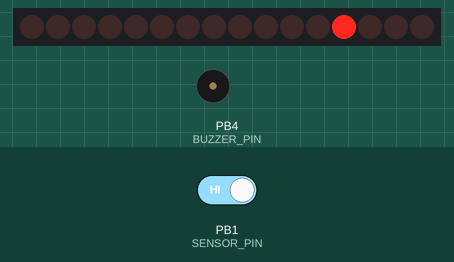
Bench run of a sketch on a simulated ATtiny85, built with avr-gcc and run on an emulated ATtiny85. Shown: 16 shift-register outputs drawn as a row of LEDs (first output left, lit = HIGH), buzzer (waves = sounding, pin HIGH). Wiring (inferred from the names in the program): 2 × shift register (74HC595): data PB0; shift clock PB2; latch PB3. Wiring (inferred from the signals the program sends): row of LEDs: on Q0, Q1, Q2, Q3, Q4, Q5, Q6, Q7, Q8, Q9, Q10, Q11, Q12, Q13, Q14, Q15. Inputs (shaded band) come from the test bench; at power-on: PB1 (SENSOR_PIN) HIGH. Pins used as bus, display or sensor lines are not drawn.

Above: at 1.2 s.
1.3 s: PB1 (SENSOR_PIN) driven LOW
At 7.1 s:
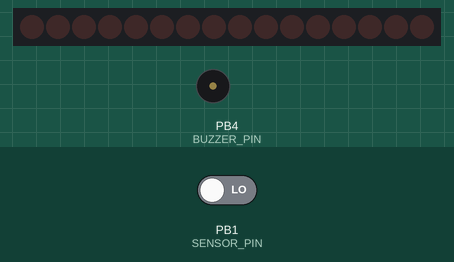
At 12.1 s:
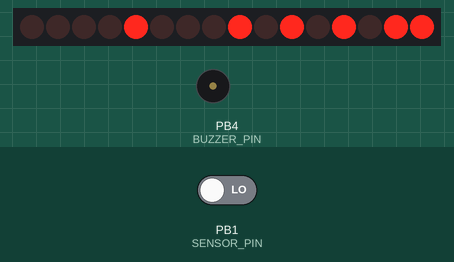
Timing chart, 0 to 13.6 s (numbered marks = the images above; inputs shaded):
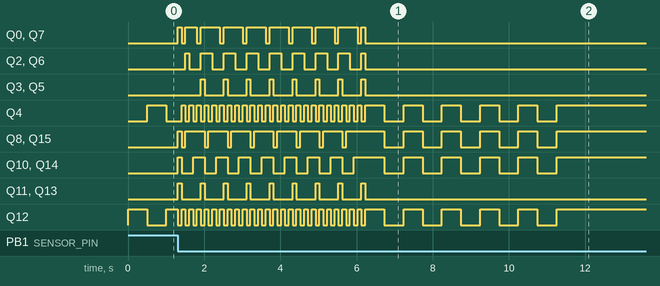

The sketch:

digital_dice.ino
```cpp
#include <avr/sleep.h>

#define DATA_PIN   0  // PB0 (Pin 5)
#define CLOCK_PIN  2  // PB2 (Pin 7)
#define LATCH_PIN  3  // PB3 (Pin 2)

#define SENSOR_PIN 1  // PB1 (Pin 6)
#define BUZZER_PIN 4  // PB4 (Pin 3)

#define NOTE_A4  440

const uint8_t dicePatterns[6] = {
  0b00010000, // Dice 1
  0b10000001, // Dice 2
  0b10010001, // Dice 3
  0b11000101, // Dice 4
  0b11010101, // Dice 5
  0b11101101  // Dice 6
};

enum State {
  IDLE,
  SHUFFLING,
  PRE_SELECTED,
  SELECTED
};

State currentState = IDLE;
uint16_t seed = 7564;

uint8_t dice1Selected = 0;
uint8_t dice2Selected = 0;

uint8_t ticks = 0;
uint8_t durationTicks = 0;

void setup() {
  pinMode(DATA_PIN, OUTPUT);
  pinMode(CLOCK_PIN, OUTPUT);
  pinMode(LATCH_PIN, OUTPUT);

  pinMode(BUZZER_PIN, OUTPUT);
  pinMode(SENSOR_PIN, INPUT_PULLUP);

  GIMSK |= (1 << PCIE);    // Enable Pin Change Interrupts
  PCMSK |= (1 << PCINT1);  // Enable PCINT for PB1
  sei();

  currentState = IDLE;
  dice1Selected = tinyRandom();
  dice2Selected = tinyRandom();
}

ISR(PCINT0_vect) {
    if (currentState == IDLE) {
      beep(NOTE_A4);
      seed = seed + seed * durationTicks + seed * ticks * ticks;
      ticks = 0;
      durationTicks = 0;
      currentState = SHUFFLING;
  }
}

void powerOff() {
  set_sleep_mode(SLEEP_MODE_PWR_DOWN); // Power-down mode
  sleep_enable();
  sleep_cpu();  // Enter sleep
  sleep_disable();
}

void loop() {
  switch (currentState) {
    case IDLE:
      if (ticks < 5) {
        showDice(0, 1);
        delay(100);
        ticks++;
      } else if (ticks < 10) {
        showDice(1, 0);
        delay(100);
        ticks++;
      } else {
        ticks = 0;
        durationTicks++;
      }

      if(durationTicks == 2 * 60) {
        showDice(0, 0);
        powerOff();
      }
      break;

    case SHUFFLING:
      if (ticks < 50) {
        showDice(dice2Selected-- % 6 + 1, dice1Selected++ % 6 + 1);
        ticks++;
        delay(100);
      } else {
        ticks = 0;
        dice1Selected = dice1Selected % 6 + 1;
        dice2Selected = dice2Selected % 6 + 1;
        currentState = PRE_SELECTED;
      }
      break;

    case PRE_SELECTED:
      if (ticks < 5) {
        showDice(dice1Selected, dice2Selected);
        delay(100);
        ticks++;
      } else if (ticks < 10) {
        showDice(0, 0);
        delay(100);
        ticks++;
      } else {
        ticks = 0;
        durationTicks++;
      }

      if (durationTicks >= 5) {
        ticks = 0;
        durationTicks = 0;
        currentState = SELECTED;
      }
      break;

    case SELECTED:
      showDice(dice1Selected, dice2Selected);
      if(ticks == 0) {
        ticks++;
        beep(NOTE_A4);
      }

      if (ticks >= 50) {
        ticks = 0;
        durationTicks = 0;
        currentState = IDLE;
      } else {
        ticks++;
        delay(100);
      }
      break;
  }
}

void showDice(uint8_t dice1, uint8_t dice2) {
  uint8_t grid1 = dice1 != 0 ? dicePatterns[dice1 - 1] : 0;
  uint8_t grid2 = dice2 != 0 ? dicePatterns[dice2 - 1] : 0;

  digitalWrite(LATCH_PIN, LOW);
  shiftOutFast(DATA_PIN, CLOCK_PIN, grid2); // Second shift register
  shiftOutFast(DATA_PIN, CLOCK_PIN, grid1); // First shift register
  digitalWrite(LATCH_PIN, HIGH);
}

void shiftOutFast(uint8_t dataPin, uint8_t clockPin, uint8_t val) {
  for (uint8_t i = 0; i < 8; i++) {
    digitalWrite(dataPin, (val & (1 << (7 - i))) ? HIGH : LOW);
    digitalWrite(clockPin, HIGH);
    digitalWrite(clockPin, LOW);
  }
}

void beep(uint16_t frequency) {
  // uint16_t delay_us = 500000UL / frequency; // Half period
  // uint16_t cycles = (100000UL / (delay_us * 2)); // ~100ms worth of cycles

  // for (uint16_t i = 0; i < cycles; i++) {
  //   PORTB |= (1 << PB4);          // Set PB4 HIGH (faster than digitalWrite)
  //   delayMicroseconds(delay_us);  // Wait half period
  //   PORTB &= ~(1 << PB4);         // Set PB4 LOW
  //   delayMicroseconds(delay_us);  // Wait half period
  // }
}

uint8_t tinyRandom() {
  seed = seed * 2053 + 13849; // LCG parameters
  return (seed >> 8) % 6;
}
```
